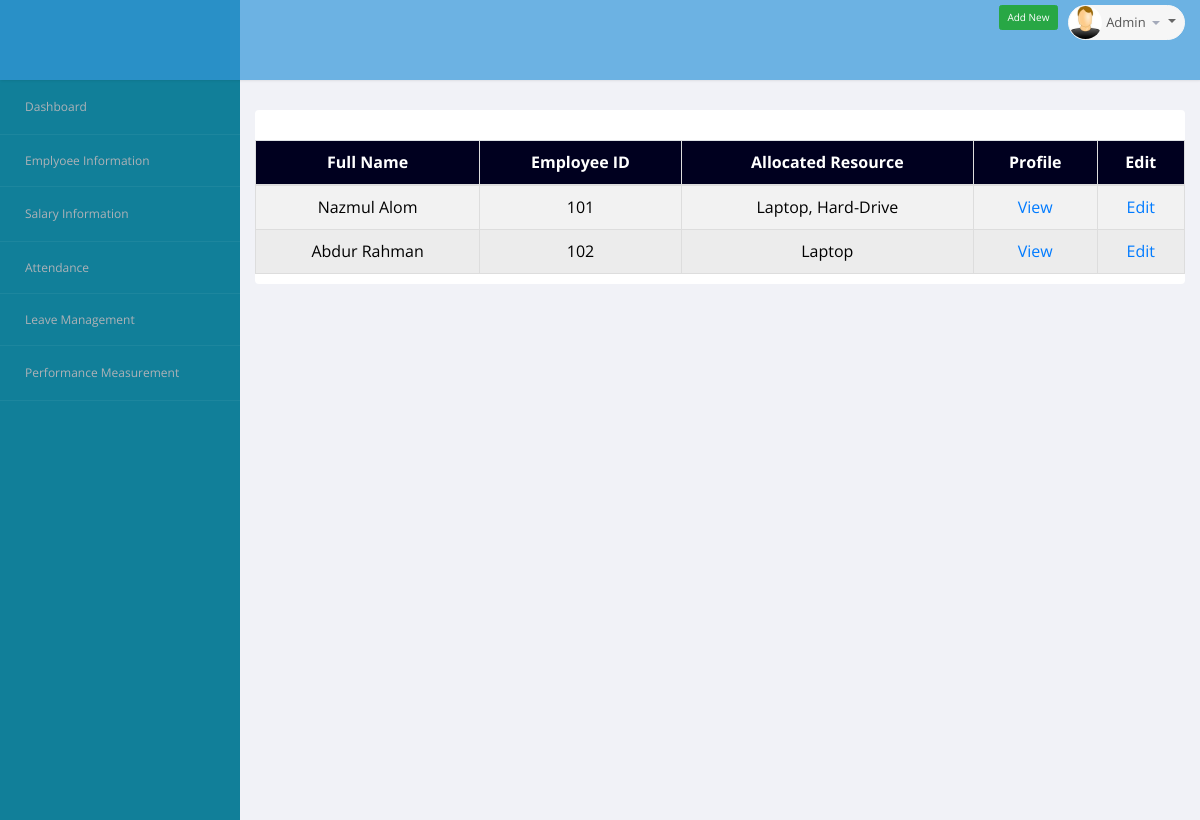
The page /Resource_allocation.php (signed in) on the database its author committed.
### tables this page shows
CREATE TABLE IF NOT EXISTS `employee_information` (
  `employee_id` int(11) NOT NULL AUTO_INCREMENT,
  `person_id` int(11) NOT NULL,
  `company_id` varchar(100) DEFAULT NULL,
  `designation` varchar(100) DEFAULT NULL,
  `department` varchar(100) DEFAULT NULL,
  `gross_salary` double DEFAULT NULL,
  `house_rent` double DEFAULT NULL,
  `medical_expense` double DEFAULT NULL,
  `transport_expense` double DEFAULT NULL,
  `entertainment_expense` double DEFAULT NULL,
  `tax` double DEFAULT NULL,
  `net_salary` double DEFAULT NULL,
  `joining_date` varchar(100) DEFAULT NULL,
  PRIMARY KEY (`employee_id`)
);

CREATE TABLE IF NOT EXISTS `personal_information` (
  `person_id` int(11) NOT NULL AUTO_INCREMENT,
  `full_name` varchar(100) DEFAULT NULL,
  `gender` varchar(10) NOT NULL DEFAULT 'male',
  `mobile_number` varchar(100) DEFAULT NULL,
  `emergency_number` varchar(100) DEFAULT NULL,
  `email` varchar(100) DEFAULT NULL,
  `address` varchar(10000) DEFAULT NULL,
  `date_of_birth` varchar(100) DEFAULT NULL,
  `maritial_status` varchar(100) DEFAULT NULL,
  `allocated_resource` varchar(1000) DEFAULT NULL,
  `image` varchar(1000) DEFAULT NULL,
  PRIMARY KEY (`person_id`)
);

### Resource_allocation.php (the view, shortened to what this page needs)
<html data-savefrom-tab-data="{&quot;module&quot;:&quot;lm&quot;,&quot;tooltip&quot;:&quot;Links found: 0&quot;}">
<head>
    <link href="bs3/css/bootstrap.min.css" rel="stylesheet">
    <link href="css/bootstrap-reset.css" rel="stylesheet">
    <link href="assets/font-awesome/css/font-awesome.css" rel="stylesheet">
    <link href="bootstrap/bootstrap.css" rel="stylesheet">
    <link href="bootstrap/bootstrap-responsive.css" rel="stylesheet">
    <link rel="stylesheet" href="assets/jquery-steps-master/demo/css/jquery.steps.css">
    <link href="css/style.css" rel="stylesheet">
    <link href="css/style-responsive.css" rel="stylesheet">
</head>
<body data-savefrom-link-count="48">
<section id="container">
    <?php
    include('header.php');
    include('sidebar_left.php');
    ?>
    <section id="main-content">
        <section class="wrapper">
            <ul class="nav nav-tabs" id="modTab"
                style="padding-bottom: 15px;margin-bottom:0px;margin-left:5px;border-bottom: none;">
            </ul>
            <section class="panel">
                <div id="editable-sample_wrapper" class="dataTables_wrapper form-inline" role="grid">
                    <div class="row">
                        <div class="col-lg-6"></div>
                        <div class="col-lg-6">
                            <div class="dataTables_filter" id="editable-sample_filter"><label></label></div>
                        </div>
                    </div>
                    <table class="table table-striped table-hover table-bordered dataTable" id="editable-sample"
                           aria-describedby="editable-sample_info">
                        <thead style="background-color:#00001F; color:white; font-size:16px;">
                        <tr role="row">
                            <th style="text-align:center;" class="sorting_disabled" role="columnheader" rowspan="1"
                                colspan="1" aria-label="First Name" style="width: 188px;">Full Name
                            </th>
                            <th style="text-align:center;" class="sorting" role="columnheader" tabindex="0"
                                aria-controls="editable-sample" rowspan="1" colspan="1"
                                aria-label="Last Name: activate to sort column ascending" style="width: 184px;">Employee
                                ID
                            </th>
                            <th style="text-align:center;" class="sorting_disabled" role="columnheader" rowspan="1"
                                colspan="1" aria-label="First Name" style="width: 188px;">Allocated Resource
                            </th>
                            <th style="text-align:center;" class="sorting_disabled" role="columnheader" rowspan="1"
                                colspan="1" aria-label="First Name" style="width: 188px;">Profile
                            </th>
                            <th style="text-align:center;" class="sorting_disabled" role="columnheader" rowspan="1"
                                colspan="1" aria-label="First Name" style="width: 188px;">Edit
                            </th>
                        </thead>
                        <tbody role="alert" aria-live="polite" aria-relevant="all"
                               style="font-size:16px; color:black;text-align:center">
                        <?php
                        $conn = connect_db();
                        $sql = "SELECT * FROM personal_information,employee_information where personal_information.person_id=employee_information.person_id ";
                        $result = mysql_query($sql, $conn) or die($sql . "<br/><br/>" . mysql_error());
                        ?>
                        <?php if (mysql_num_rows($result) > 0)
                            $count = 1;
                        while ($row = mysql_fetch_array($result)) {
                            if ($count % 2 == 0)
                                echo '<tr style="background-color:#ECECEC;color:black">';
                            else echo '<tr>';
                            $count++;
                            ?>
                            <td class=" sorting_1"><?php echo $row['full_name']; ?></a></td>
                            <td><?php echo $row['company_id']; ?></td>
                            <td><?php echo $row['allocated_resource']; ?></td>
                            <td class=" sorting_1"><a
                                        href="view_employee.php?id=<?php echo $row['person_id']; ?>">View</a></td>
                            <td class=" "><a class="delete" href="Edit.php?id=<?php echo $row['person_id']; ?>">Edit</a>
                            </td>
                            </tr>
                        <?php } ?>
                        </tbody>
                    </table>
            </section>
        </section>
    </section>
</section>
</section>
</body>
</html>

### rows shown on the page
employee_information: person.full_name "Nazmul Alom", company "101", person.allocated_resource "Laptop, Hard-Drive"
employee_information: person.full_name "Abdur Rahman", company "102", person.allocated_resource "Laptop"
